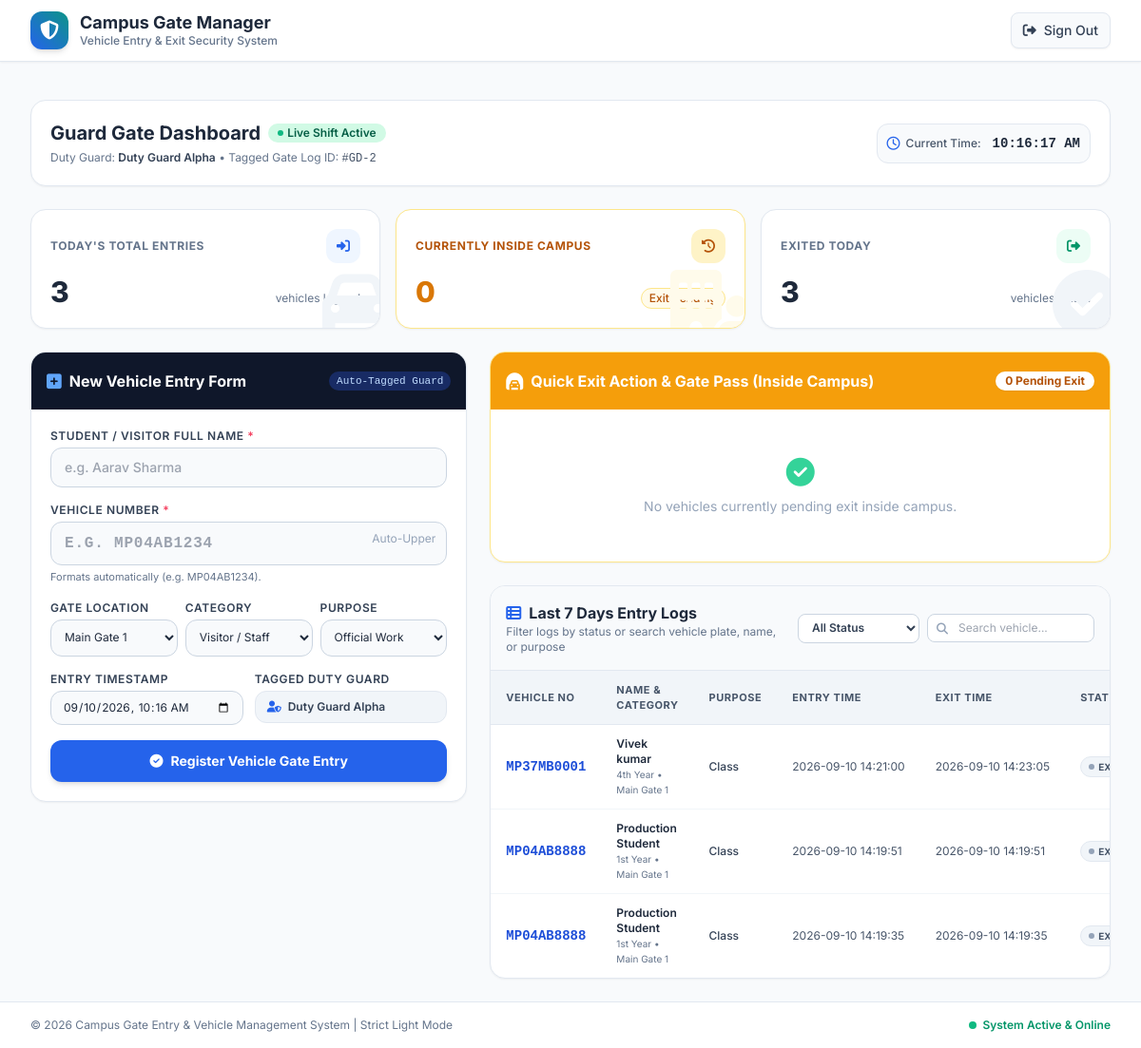
Page /guard/dashboard (signed in) on the earlier database version.
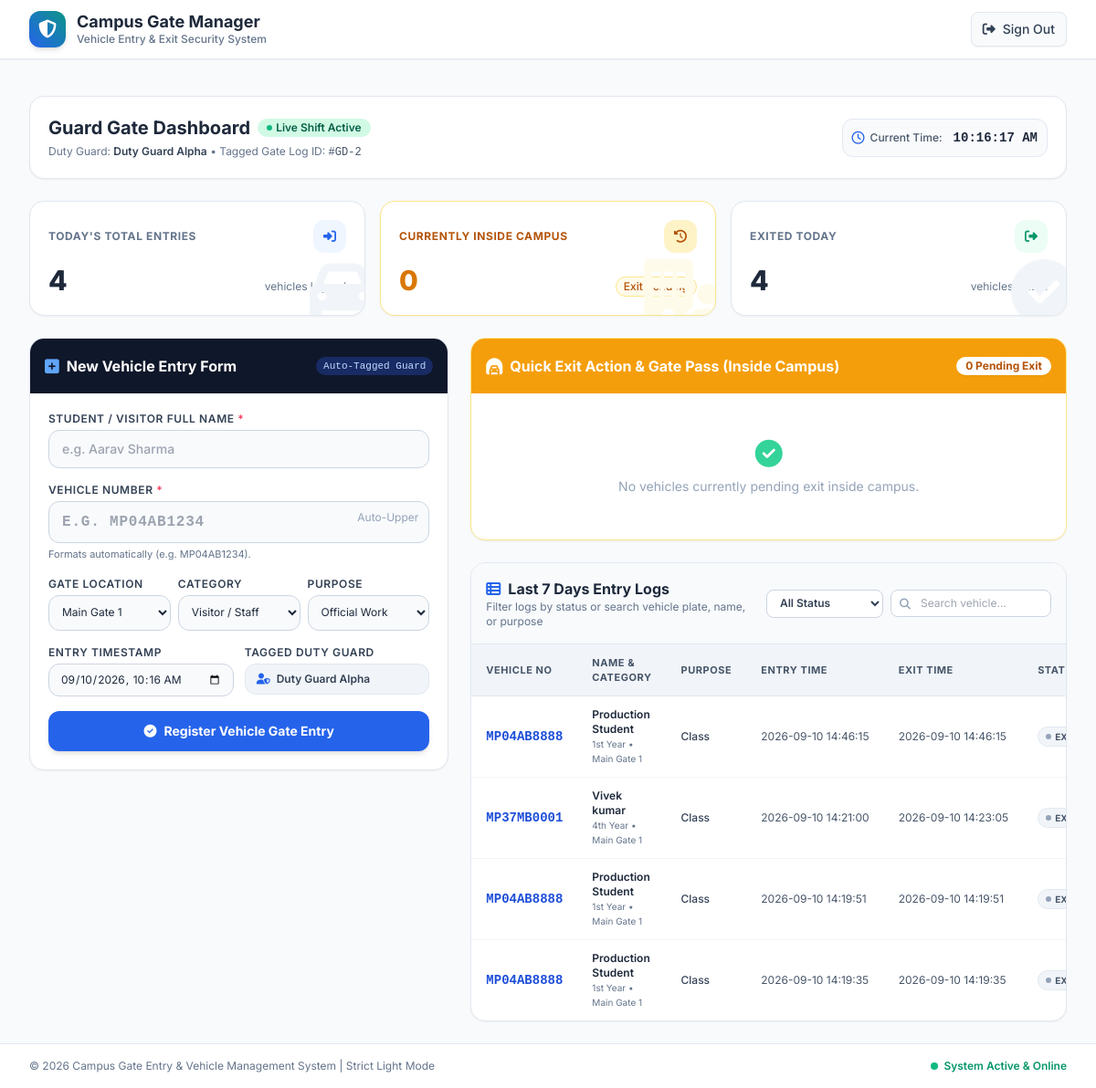
Same page on the later database version.
### tables this page shows
CREATE TABLE vehicle_logs (
            id INTEGER PRIMARY KEY AUTOINCREMENT,
            student_name TEXT NOT NULL,
            vehicle_number TEXT NOT NULL,
            year_branch TEXT NOT NULL,
            purpose TEXT NOT NULL,
            gate_name TEXT DEFAULT 'Main Gate 1',
            entry_time TIMESTAMP NOT NULL,
            exit_time TIMESTAMP,
            status TEXT NOT NULL CHECK(status IN ('INSIDE', 'EXITED')),
            guard_id INTEGER NOT NULL,
            guard_name TEXT NOT NULL,
            notes TEXT,
            created_at TIMESTAMP DEFAULT CURRENT_TIMESTAMP,
            FOREIGN KEY (guard_id) REFERENCES users(id)
        );

### app.py (the view)
@app.route('/guard/dashboard')
@login_required
@role_required('guard')
def guard_dashboard():
    stats = db.get_guard_dashboard_stats()
    inside_vehicles = db.get_active_inside_vehicles()
    search_q = request.args.get('search', '').strip()
    status_f = request.args.get('status', 'ALL').strip()
    recent_logs = db.get_recent_vehicle_logs(search_query=search_q, status_filter=status_f, days=30)
    now_iso = datetime.now().strftime("%Y-%m-%dT%H:%M")
    return render_template(
        'guard_dashboard.html',
        stats=stats,
        inside_vehicles=inside_vehicles,
        recent_logs=recent_logs,
        search_q=search_q,
        status_f=status_f,
        now_iso=now_iso
    )

### app.py (called while the page is built)
def login_required(f):
    @wraps(f)
    def decorated_function(*args, **kwargs):
        if 'user_id' not in session:
            flash("Please sign in to access the system.", "warning")
            return redirect(url_for('login'))
        return f(*args, **kwargs)
    return decorated_function

def role_required(required_role):
    def decorator(f):
        @wraps(f)
        def decorated_function(*args, **kwargs):
            if 'user_id' not in session:
                flash("Please sign in to proceed.", "warning")
                return redirect(url_for('login'))
            if session.get('user_role') != required_role:
                flash(f"Unauthorized access. Requires {required_role.capitalize()} privileges.", "danger")
                if session.get('user_role') == 'guard':
                    return redirect(url_for('guard_dashboard'))
                else:
                    return redirect(url_for('admin_dashboard'))
            return f(*args, **kwargs)
        return decorated_function
    return decorator

### templates/guard_dashboard.html (shortened to what the changed rows need)
{% extends 'base.html' %}
{% block content %}
<div class="space-y-6">
    <div class="bg-white rounded-2xl border border-slate-200 p-5 shadow-sm flex flex-col md:flex-row md:items-center md:justify-between gap-4">
        <div>
            <div class="flex items-center space-x-2">
                <h2 class="text-xl font-bold text-slate-800">Guard Gate Dashboard</h2>
            </div>
        </div>
    </div>
    <div class="grid grid-cols-1 sm:grid-cols-3 gap-4">
        <div class="bg-white rounded-2xl border border-slate-200 p-5 shadow-sm hover:shadow-md transition-shadow relative overflow-hidden group">
            <div class="mt-3 flex items-baseline justify-between">
                <span class="text-3xl font-extrabold text-slate-800">{{ stats.today_total }}</span>
                <span class="text-xs text-slate-500">vehicles logged</span>
            </div>
        </div>
        <div class="bg-white rounded-2xl border border-slate-200 p-5 shadow-sm hover:shadow-md transition-shadow relative overflow-hidden group">
            <div class="mt-3 flex items-baseline justify-between">
                <span class="text-3xl font-extrabold text-slate-800">{{ stats.exited_today }}</span>
                <span class="text-xs text-slate-500">vehicles exited</span>
            </div>
        </div>
    </div>
    <div class="grid grid-cols-1 lg:grid-cols-12 gap-6">
        <div class="lg:col-span-7 space-y-6">
            <div class="bg-white rounded-2xl border border-slate-200 shadow-sm overflow-hidden">
                <div class="overflow-x-auto">
                    <table class="w-full text-left text-xs text-slate-700">
                        <thead class="bg-slate-100 text-slate-600 uppercase tracking-wider text-[11px] font-bold border-b border-slate-200">
                            <tr>
                                <th class="py-3 px-4">Vehicle No</th>
                                <th class="py-3 px-4">Name & Category</th>
                                <th class="py-3 px-4">Purpose</th>
                                <th class="py-3 px-4">Entry Time</th>
                                <th class="py-3 px-4">Exit Time</th>
                                <th class="py-3 px-4">Status</th>
                            </tr>
                        </thead>
                        <tbody class="divide-y divide-slate-100">
                            {% if recent_logs %}
                                {% for log in recent_logs %}
                                <tr class="hover:bg-slate-50/80 transition-colors">
                                    <td class="py-3 px-4 font-mono font-bold text-blue-700 text-sm">
                                        {{ log.vehicle_number }}
                                    </td>
                                    <td class="py-3 px-4">
                                        <div class="font-semibold text-slate-800">{{ log.student_name }}</div>
                                        <div class="text-[10px] text-slate-500">{{ log.year_branch }} &bull; {{ log.gate_name or 'Main Gate 1' }}</div>
                                    </td>
                                    <td class="py-3 px-4 font-medium text-slate-700">
                                        {{ log.purpose }}
                                    </td>
                                    <td class="py-3 px-4 whitespace-nowrap text-slate-600">
                                        {{ log.entry_time }}
                                    </td>
                                    <td class="py-3 px-4 whitespace-nowrap text-slate-600">
                                        {% if log.exit_time %}
                                            {{ log.exit_time }}
                                        {% else %}
                                            <span class="text-amber-600 font-semibold italic text-[11px]">-- Pending --</span>
                                        {% endif %}
                                    </td>
                                    <td class="py-3 px-4">
                                        {% if log.status == 'INSIDE' %}
                                            <span class="px-2 py-0.5 rounded-full text-[10px] font-bold bg-amber-100 text-amber-800 border border-amber-200 inline-flex items-center gap-1">
                                                <span class="w-1.5 h-1.5 rounded-full bg-amber-500"></span> INSIDE
                                            </span>
                                        {% else %}
                                            <span class="px-2 py-0.5 rounded-full text-[10px] font-bold bg-slate-100 text-slate-600 border border-slate-200 inline-flex items-center gap-1">
                                                <span class="w-1.5 h-1.5 rounded-full bg-slate-400"></span> EXITED
                                            </span>
                                        {% endif %}
                                    </td>
                                </tr>
                                {% endfor %}
                            {% else %}
                                <tr>
                                    <td colspan="7" class="py-8 text-center text-slate-400">
                                        No vehicle logs match the specified search/filter.
                                    </td>
                                </tr>
                            {% endif %}
                        </tbody>
                    </table>
                </div>
            </div>
        </div>
    </div>
</div>
{% endblock %}

Differences in the rows shown:
added vehicle_logs: vehicle_number "MP04AB8888", student_name "Production Student", year_branch "1st Year", gate_name "Main Gate 1", purpose "Class", entry_time "2026-09-10 14:46:15", exit_time "2026-09-10 14:46:15", status "EXITED" (drawn)
Other differences:
{{ stats.today_total }}: "3" → "4"
{{ stats.exited_today }}: "3" → "4"
